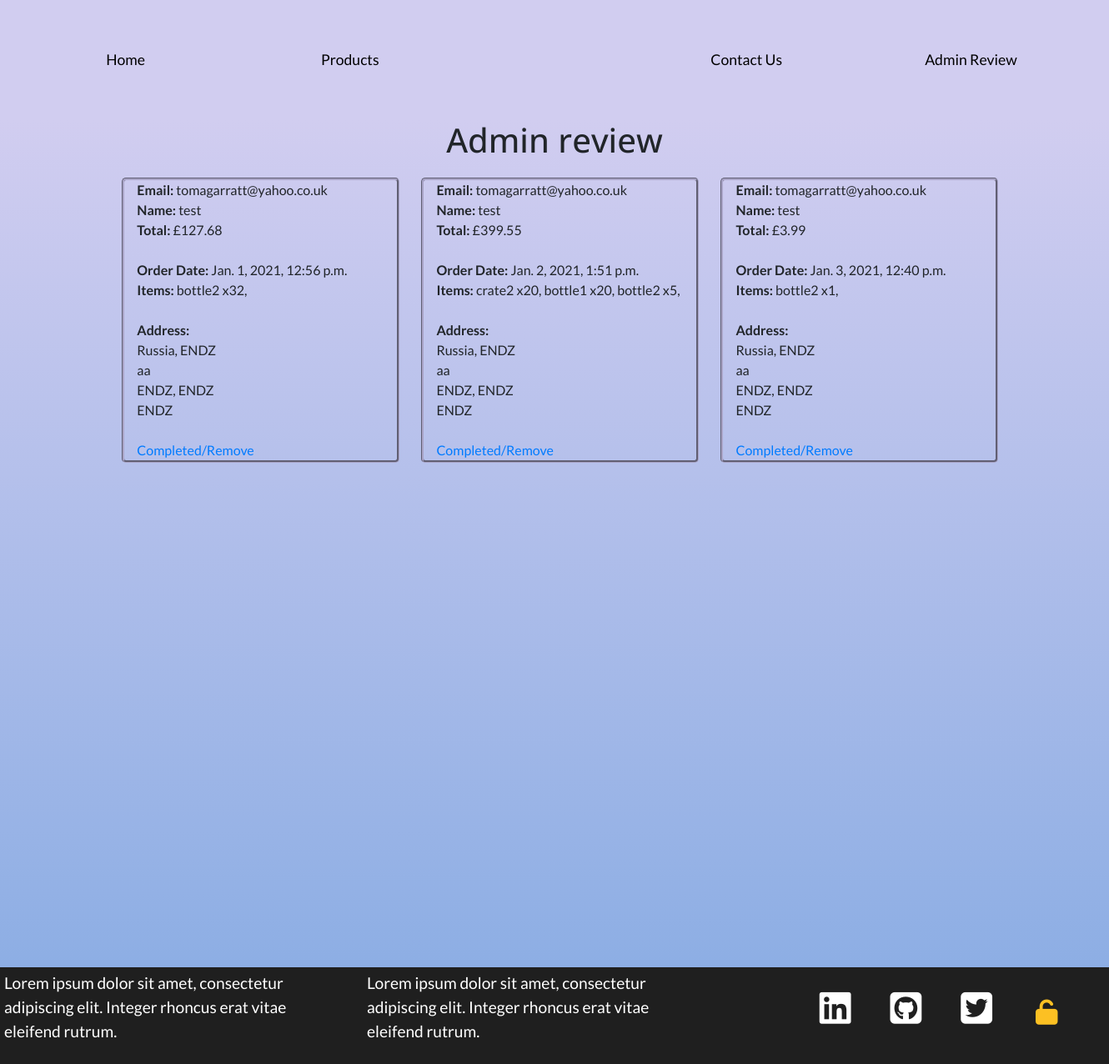
/admin_review (signed in), run on an earlier commit of the app's database.
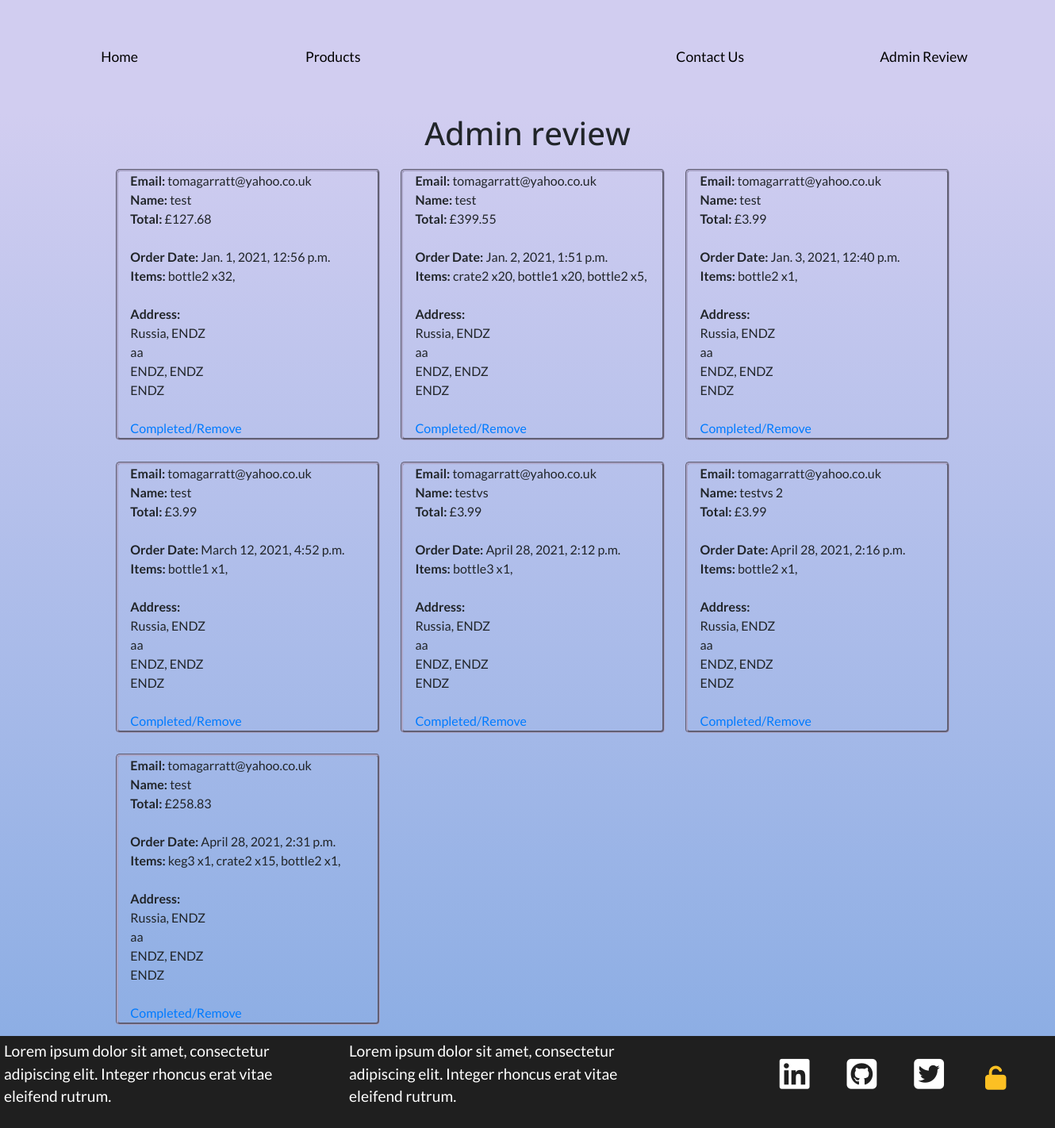
And on a later commit of the database.
### cart/models.py (models this page shows, shortened)
class CheckoutUserInfo(models.Model):
    user_email = models.EmailField(verbose_name='E-mail', max_length=30)
    user_name = models.CharField(verbose_name='Full name', max_length=60)
    user_country = models.CharField(verbose_name='Country', max_length=60)
    user_city = models.CharField(verbose_name='City', max_length=60)
    user_line1 = models.CharField(verbose_name='Address line 1', max_length=60)
    user_line2 = models.CharField(verbose_name='Address line 2', max_length=60)
    user_postcode = models.CharField(verbose_name='Postcode', max_length=60)
    user_countystate = models.CharField(verbose_name='County/State', max_length=60)
    user_price_total = models.DecimalField(max_digits=10, default=0, decimal_places=2)
    user_items = models.CharField(default="", max_length=1000)
    order_date = models.DateTimeField(
        blank=True, null=True, default=timezone.now)

### admin_review/views.py (the view)
# urls.py: path(r'admin_review', admin_review, name='admin_review'),
@staff_member_required(login_url='sign_in')
def admin_review(request):
    all_checkoutuserinfo = CheckoutUserInfo.objects.all()
    num_orders = 0
    for item in all_checkoutuserinfo:
        num_orders += 1
    print(num_orders)
    return render(request, "../templates/admin_review.html",
        {"all_checkoutuserinfo": all_checkoutuserinfo, 'num_orders': num_orders})

### templates/admin_review.html (shortened to what this page needs)
{%extends "base.html"%}
{%block heading%}
Admin review
{%endblock%}
{%block content%}
<div class="review_page">
    {%if num_orders == 0 %}
    <div class="cart-empty">
        <div>Up to date on orders.</div>
        <div>Congrats!</div>
    </div>
    {%else%}
        <div class="order-list row">
            {%for all_checkoutuserinfo in all_checkoutuserinfo%}
                <div class="order col-lg-3 col-md-5 col-sm-10 col-10">
                    <div>
                        <b>Email:  </b>{{all_checkoutuserinfo.user_email}}
                    </div>
                    <div>
                        <b>Name:  </b>{{all_checkoutuserinfo.user_name}}
                    </div>
                    <div>
                        <b>Total:  </b>£{{all_checkoutuserinfo.user_price_total}}
                    </div>
                    <br>
                    <div>
                        <b>Order Date:  </b>{{all_checkoutuserinfo.order_date}}
                    </div>
                    <div>
                        <b>Items:  </b>{{all_checkoutuserinfo.user_items}}
                    </div>
                    <br>
                    <div>
                        <div><b>Address: </b></div>
                        <div>{{all_checkoutuserinfo.user_country}}, {{all_checkoutuserinfo.user_city}}</div>
                        <div>{{all_checkoutuserinfo.user_countystate}}</div>
                        <div>{{all_checkoutuserinfo.user_line1}}, {{all_checkoutuserinfo.user_line2}}</div>
                        <div>{{all_checkoutuserinfo.user_postcode}}</div>
                    </div>
                    <br>
                    <div>
                        <a href="{% url 'infopk_delete' all_checkoutuserinfo.id %}">Completed/Remove</a>
                    </div>
                </div>
            {%endfor%}
        </div>
    {%endif%}
</div>
{%endblock%}

### templates/base.html (shortened to what this page needs)
{%load static%}
<html>
<head>
    <link rel="stylesheet" href="https://stackpath.bootstrapcdn.com/bootstrap/4.4.1/css/bootstrap.min.css">
    <link href="https://stackpath.bootstrapcdn.com/font-awesome/4.7.0/css/font-awesome.min.css" rel="stylesheet">
    <link rel="stylesheet" href="{%static 'css/main.css'%}">
</head>
<body>
    <nav class="navbar navbar-base navbar-expand-lg">
        <div class="collapse navbar-collapse justify-content-center row" id="navbarNav">
            <ul class="navbar-nav col-md-5 row">
                <li class="nav-item active col-md-6">
                    <a class="nav-link" href="{%url 'home'%}">Home</a>
                </li>
                <li class="nav-item col-6">
                    <a class="nav-link" href="{%url 'products'%}">Products</a>
                </li>
            </ul>
                <a class="nav-natura col-md-2" href="{%url 'home'%}"></a>
            <ul class="navbar-nav col-md-5 row">
                <li class="nav-item col-6">
                    <a class="nav-link nav-link-hp" href="{%url 'contact_us'%}">Contact Us</a>
                </li>
                {%if user.is_superuser %}
                    <li class="nav-item col-6">
                        <a class="nav-link" href="{%url 'admin_review'%}">Admin Review</a>
                    </li>
                {%endif%}
            </ul>
        </div>
    </nav>
<div class="content-page">
    <h1 class="page-title">
        {%block heading%}
        {%endblock%}
    </h1>
    <div>
        {%block content%}
        {%endblock%}
    </div>
</div>
<div>
    <footer class="footer">
        <div class="row">
            <div class="col-md-8 row">
                <div class="col-md-6">
                    <div>Lorem ipsum dolor sit amet, consectetur adipiscing elit. Integer rhoncus erat vitae eleifend rutrum.</div>
                </div>
                <div class="col-md-6">
                    <div>Lorem ipsum dolor sit amet, consectetur adipiscing elit. Integer rhoncus erat vitae eleifend rutrum.</div>
                </div>
            </div>
            <div class="col-md-4 footer-icons-mobile">
                <ul class="footer-list-ul">
                    <li class="footer-list-li">
                    <a href="https://www.linkedin.com/in/tom-garratt-303284168/" target="_blank" class="a-tag-footer"><i class="fa fa-linkedin-square"></i></a>
                    </li>
                    <li class="footer-list-li">
                    <a href="https://github.com/tgarratt" target="_blank" class="a-tag-footer"><i class="fa fa-github-square"></i></a>
                    </li>
                    <li class="footer-list-li">
                    <a href="https://twitter.com/Twitter" target="_blank" class="a-tag-footer"><i class="fa fa-twitter-square"></i></a>
                    </li>
                    {%if user.is_superuser %}
                    <li class="footer-list-li">
                    <a class="a-tag" href="{%url 'sign_out'%}"><i class="fa fa-unlock-alt sign-in" aria-hidden="true"></i></i></a>
                    </li>
                    {%else%}
                    <li class="footer-list-li">
                    <a class="a-tag" href="{%url 'sign_in'%}"><i class="fa fa-lock sign-in" aria-hidden="true"></i></a>
                    </li>
                    {%endif%}
                </ul>
            </div>
        </div>
    </footer>
</div>
</body>
</html>

### static/css/main.css (style rules this page uses)
body { font-family: 'Lato', sans-serif; height: 120% !important; width: 100%; }
.a-tag { color: #000; }
.page-title { text-align: center; font-family: 'Open Sans', sans-serif; }
li { list-style: none; }
.nav-link-hp { font-size: 1.1em; padding-left: 45px !important; padding-right: 45px !important; text-decoration: none; text-align: center; position: relative; color: #000; }
.nav-link-hp:before { content: ""; position: absolute; width: 100%; height: 2px; bottom: 0; left: 0; background-color: #FCC023; visibility: hidden; -webkit-transform: scaleX(0); transform: scaleX(0); -webkit-transition: all 0.3s ease-in-out 0s; transition: all 0.3s ease-in-out 0s; }
.content-page { background-image: linear-gradient(#D1CDF0, #8DAEE4); width: 100%; }
.navbar-base { background-color: #D1CDF0; }
.nav-natura { background-image: url('https://res.cloudinary.com/dus4luncp/image/upload/v1606916790/Natura-logo_otcw2l.png'); width: 8em; height: 8em; background-repeat: no-repeat; display: inline-block; background-size: contain; background-position: center; }
.nav-link { font-size: 1.1em; padding-left: 45px !important; padding-right: 45px !important; text-decoration: none; text-align: center; position: relative; color: #000; }
.nav-link:before { content: ""; position: absolute; width: 100%; height: 2px; bottom: 0; left: 0; background-color: #FCC023; visibility: hidden; -webkit-transform: scaleX(0); transform: scaleX(0); -webkit-transition: all 0.3s ease-in-out 0s; transition: all 0.3s ease-in-out 0s; }
.review_page { min-height: 100% !important; }
.order { margin: 1%; border: rgb(169, 164, 199) 3px groove; border-radius: 5px; display: inline-block; width: 25%; }
.order-list { width: 100%; margin: auto; margin-left: 10%; margin-right: 9%; }
.footer { font-size: 1.2em; background-color: #1F1F1F; color: #ffff; padding: 5px; position: absolute; z-index: 1; }
.footer-list-ul { list-style: none; float: right; }
.footer-list-li { display: inline-block; font-size: 2.25em; margin: 0.5em; }
.a-tag-footer { color: #ffff; }
.sign-in { font-size: 0.7em; padding: 5px; color: #FCC023; position: relative; }

What changed in the data, as far as the page shows it:
added CheckoutUserInfo: user_email "tomagarratt@yahoo.co.uk", user_name "test", user_price_total "3.99", order_date "March 12, 2021, 4:52 p.m.", user_items "bottle1 x1,", user_country "Russia", user_city "ENDZ", user_countystate "aa", user_line1 "ENDZ", user_line2 "ENDZ", user_postcode "ENDZ"
added CheckoutUserInfo: user_email "tomagarratt@yahoo.co.uk", user_name "testvs", user_price_total "3.99", order_date "April 28, 2021, 2:12 p.m.", user_items "bottle3 x1,", user_country "Russia", user_city "ENDZ", user_countystate "aa", user_line1 "ENDZ", user_line2 "ENDZ", user_postcode "ENDZ"
added CheckoutUserInfo: user_email "tomagarratt@yahoo.co.uk", user_name "testvs 2", user_price_total "3.99", order_date "April 28, 2021, 2:16 p.m.", user_items "bottle2 x1,", user_country "Russia", user_city "ENDZ", user_countystate "aa", user_line1 "ENDZ", user_line2 "ENDZ", user_postcode "ENDZ"
added CheckoutUserInfo: user_email "tomagarratt@yahoo.co.uk", user_name "test", user_price_total "258.83", order_date "April 28, 2021, 2:31 p.m.", user_items "keg3 x1, crate2 x15, bottle2 x1,", user_country "Russia", user_city "ENDZ", user_countystate "aa", user_line1 "ENDZ", user_line2 "ENDZ", user_postcode "ENDZ"
